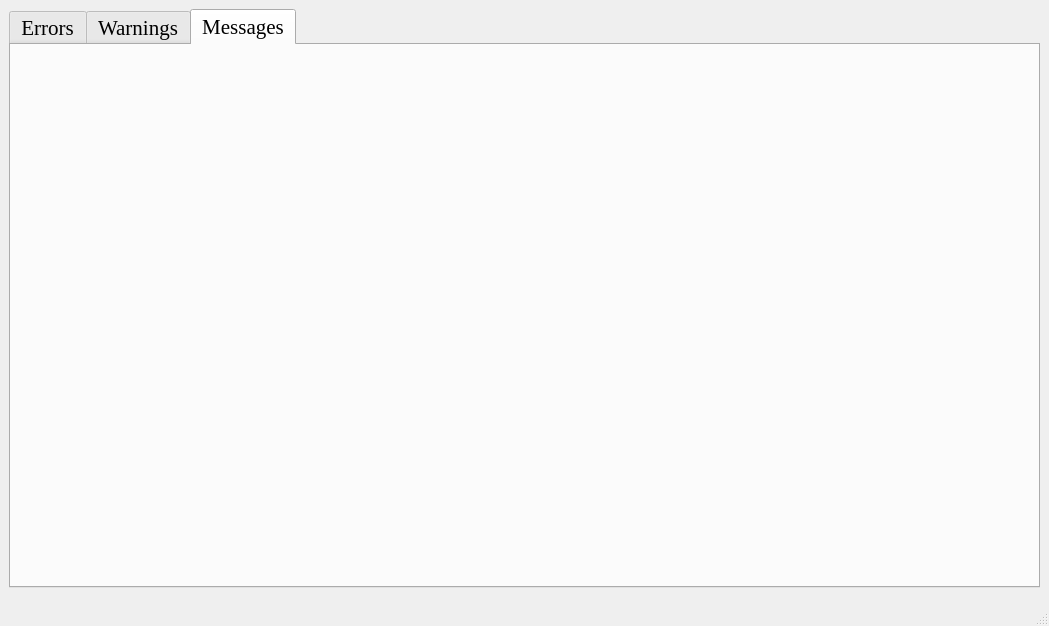
<?xml version="1.0" encoding="UTF-8"?>
<ui version="4.0">
 <class>WindowNotice</class>
 <widget class="QMainWindow" name="WindowNotice">
  <property name="geometry">
   <rect>
    <x>0</x>
    <y>0</y>
    <width>1049</width>
    <height>626</height>
   </rect>
  </property>
  <property name="font">
   <font>
    <family>Times New Roman</family>
    <pointsize>16</pointsize>
   </font>
  </property>
  <property name="windowTitle">
   <string>MainWindow</string>
  </property>
  <widget class="QWidget" name="centralwidget">
   <layout class="QVBoxLayout" name="verticalLayout">
    <item>
     <layout class="QGridLayout" name="page_layout"/>
    </item>
    <item>
     <layout class="QHBoxLayout" name="list_layout"/>
    </item>
    <item>
     <widget class="QTabWidget" name="messages_widget">
      <property name="currentIndex">
       <number>2</number>
      </property>
      <widget class="QWidget" name="error_tab">
       <attribute name="title">
        <string>Errors</string>
       </attribute>
       <layout class="QVBoxLayout" name="verticalLayout_2">
        <item>
         <layout class="QGridLayout" name="error_layout"/>
        </item>
       </layout>
      </widget>
      <widget class="QWidget" name="warning_tab">
       <attribute name="title">
        <string>Warnings</string>
       </attribute>
       <layout class="QVBoxLayout" name="verticalLayout_3">
        <item>
         <layout class="QGridLayout" name="warning_layout"/>
        </item>
       </layout>
      </widget>
      <widget class="QWidget" name="message_tab">
       <attribute name="title">
        <string>Messages</string>
       </attribute>
       <layout class="QVBoxLayout" name="verticalLayout_4">
        <item>
         <layout class="QGridLayout" name="message_layout"/>
        </item>
       </layout>
      </widget>
     </widget>
    </item>
   </layout>
  </widget>
  <widget class="QMenuBar" name="menubar">
   <property name="geometry">
    <rect>
     <x>0</x>
     <y>0</y>
     <width>1049</width>
     <height>41</height>
    </rect>
   </property>
   <property name="font">
    <font>
     <family>Times New Roman</family>
     <pointsize>18</pointsize>
     <weight>75</weight>
     <bold>true</bold>
    </font>
   </property>
  </widget>
  <widget class="QStatusBar" name="statusbar"/>
 </widget>
 <resources/>
 <connections/>
</ui>
